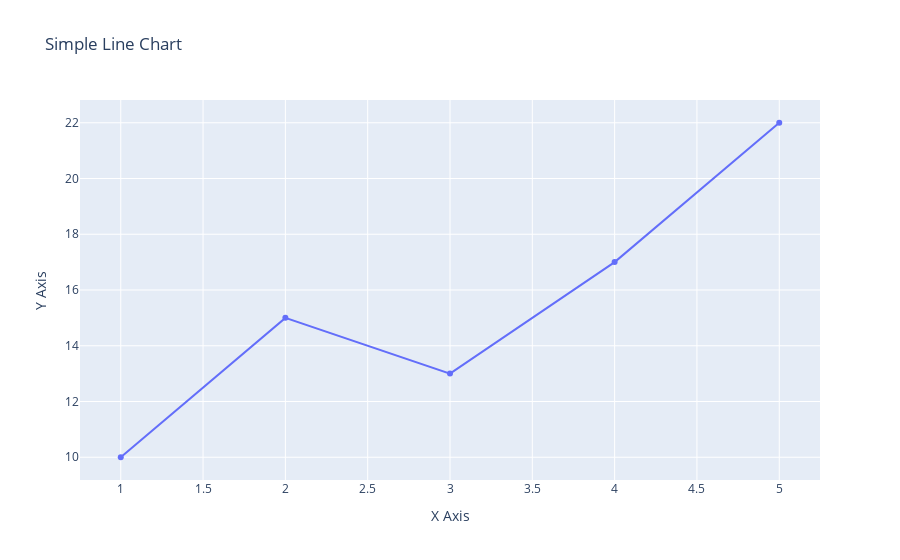

The cell this chart's notebook holds for it:
### Markdown cell above
# **Week 6 Data Visualization**

### Code cell
import plotly.graph_objects as go

# Sample Data
x = [1, 2, 3, 4, 5]
y = [10, 15, 13, 17, 22]

# Create the Line Chart
fig = go.Figure(data=go.Scatter(x=x, y=y, mode='lines+markers', name='Line'))

# Customize the layout
fig.update_layout(title='Simple Line Chart',
                  xaxis_title='X Axis',
                  yaxis_title='Y Axis')

# Show the figure
fig.show()

### Figure 1 — Plotly figure (JSON) as saved in the notebook; plotly's stock layout.template omitted (floating-point values rounded to 4 significant figures)
{"data": [{"mode": "lines+markers", "name": "Line", "type": "scatter", "x": [1, 2, 3, 4, 5], "y": [10, 15, 13, 17, 22]}], "layout": {"title": {"text": "Simple Line Chart"}, "xaxis": {"title": {"text": "X Axis"}}, "yaxis": {"title": {"text": "Y Axis"}}}}
